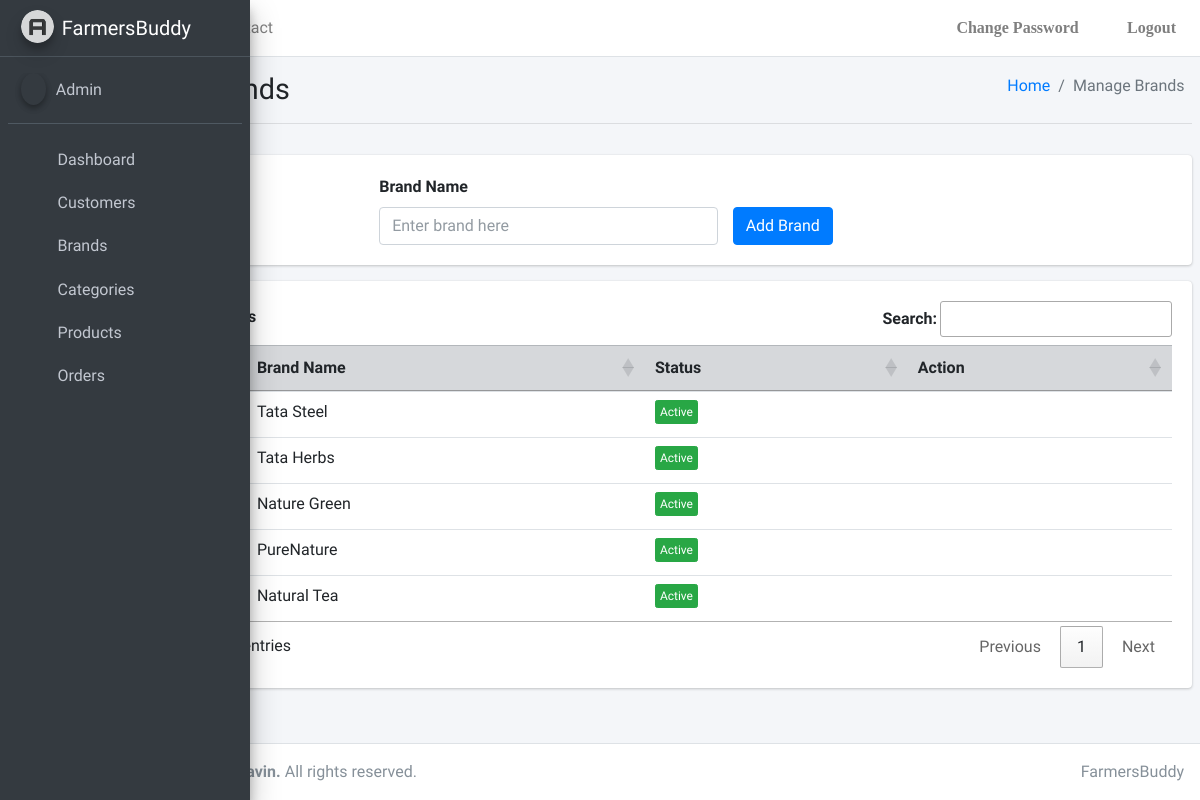
Screenshot of /FarmersBuddy/admin/managebrands with the database file from the repository.
### FarmersBuddy/models.py (models this page shows, shortened)
class Brand(models.Model):
    id = models.AutoField(primary_key=True)
    BrandName = models.CharField(max_length=50)
    Status = models.CharField(max_length=1, default="1")

### FarmersBuddy/views.py (the view, shortened to what this page needs)
# urls.py: path('admin/managebrands', views.managebrands, name='managebrands'),
@never_cache
def managebrands(request):
    brands = Brand.objects.all()
    dictbrands = {
        "Brands": brands
    }
    return render(request, "FarmersBuddy/Admin/managebrands.html", dictbrands)

### templates/FarmersBuddy/Admin/managebrands.html (shortened to what this page needs)
{% extends './base.html' %} {% block title %}Dashboard{% endblock %} {% block body %}
<div class="content-wrapper">
  <div class="content-header">
    <div class="container-fluid">
      <div class="row mb-2">
        <div class="col-sm-6">
          <h1 class="m-0">Manage Brands</h1>
        </div>
        <div class="col-sm-6">
          <ol class="breadcrumb float-sm-right">
            <li class="breadcrumb-item"><a href="#">Home</a></li>
            <li class="breadcrumb-item active">Manage Brands</li>
          </ol>
        </div>
      </div>
    </div>
    <hr />
  </div>
  <div class="content">
    <div class="card">
      <div class="card-body col-md-6 mx-auto">
      <form method="post"> {% csrf_token %}
      <div class="row">
        <div class="col-md-8 float-right">
        <label for="txtbrand" class="form-label">Brand Name</label>
        <input type="text" class="form-control" id="txtbrand" name="txtbrand" placeholder="Enter brand here">
        </div>
        <div class="col-md-4 mx-auto">
        <br/>
        <button type="submit" id="btnadd" name="btnadd" class="btn btn-primary mt-2" >Add Brand</button>
        </div>
        </div>
      </form>
      </div>
    </div>
    <div class="card">
        <div class="card-body">
          <table id="myTable" class="table table-hover table-responsive-md">
            <thead class="table-secondary">
              <th scope="col">#</th>
              <th scope="col">Brand Name</th>
              <th scope="col">Status</th>
              <th scope="col">Action</th>
            </thead>
            <tbody>
            {% for item in Brands %}
            <tr>
            <th scope="row">{{ forloop.counter }}</th>
            <td>{{ item.BrandName }}</td>
            {% if item.Status == "1"  %}
            <td><button id="{{ item.id }}" class='btn btn-xs btn-success btn-status'>Active</button></td>
            {% elif item.Status == "2" %}
            <td><button id="{{ item.id }}" class='btn btn-xs btn-warning btn-status'>Unverified</button></td>
            {% else %}
            <td><button id="{{ item.id }}" class='btn btn-xs btn-danger btn-status'>Inactive</button></td>
            {% endif %}
            <td>
              <button id="{{ item.id }}" class="btn btn-outline-danger btn-sm fas fa-trash-alt border-0 btn-delete"></button>
            </td>
            </tr>
            {% endfor %}
            </tbody>
          </table>
        </div>
      </div>
  </div>
</div>
{% endblock %}

### rows the page displays
Brand: BrandName "Tata Steel"
Brand: BrandName "Tata Herbs"
Brand: BrandName "Nature Green"
Brand: BrandName "PureNature"
Brand: BrandName "Natural Tea"
